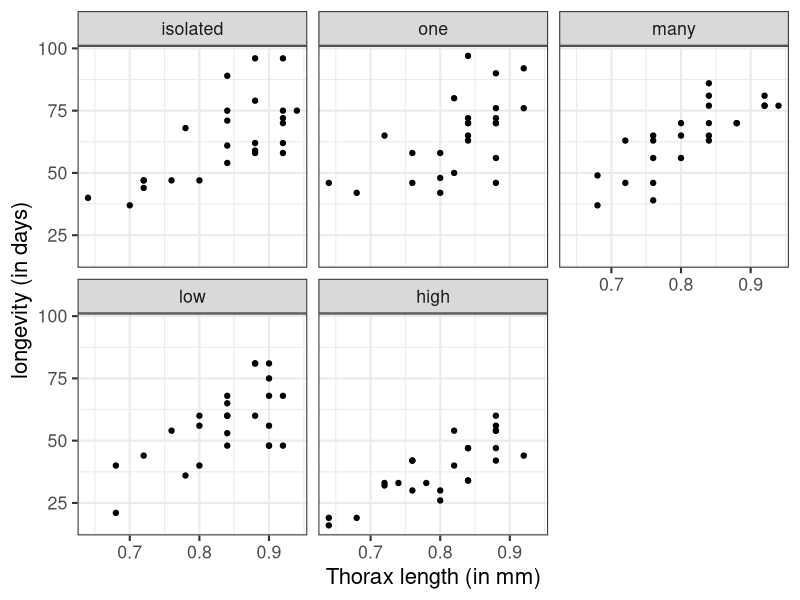
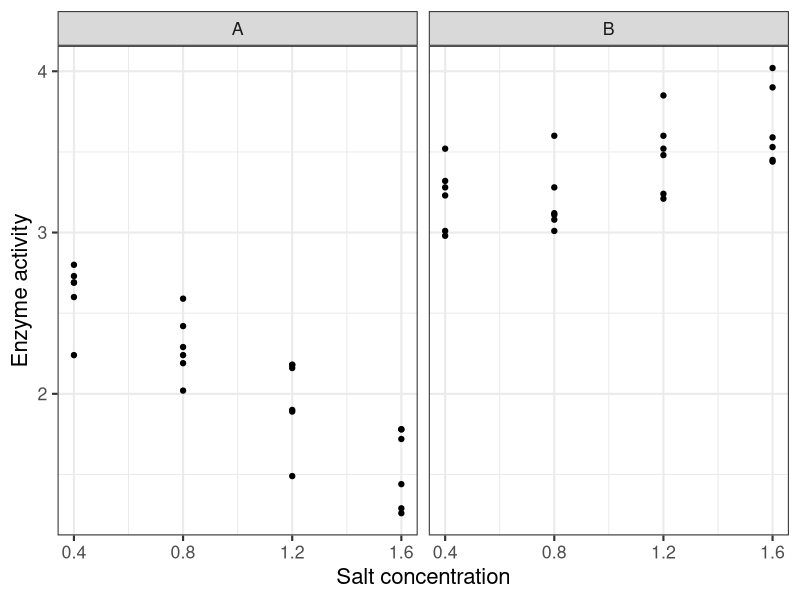
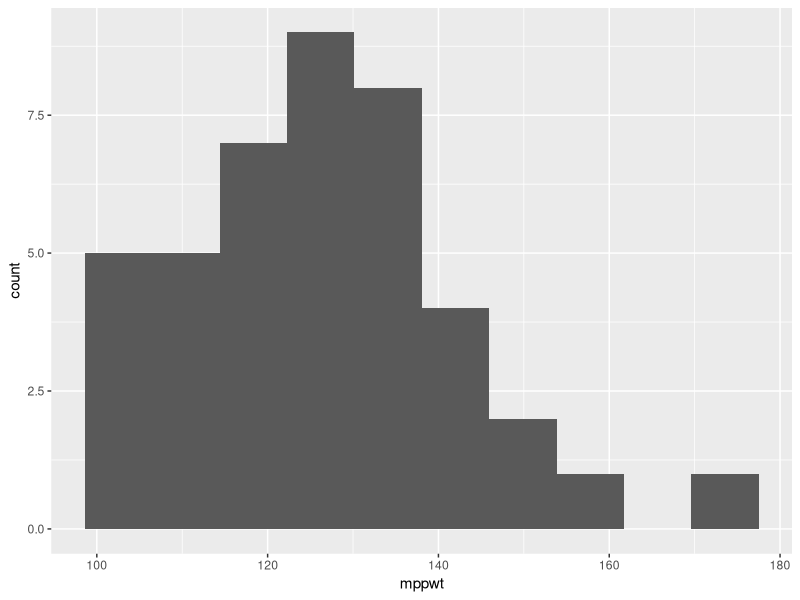
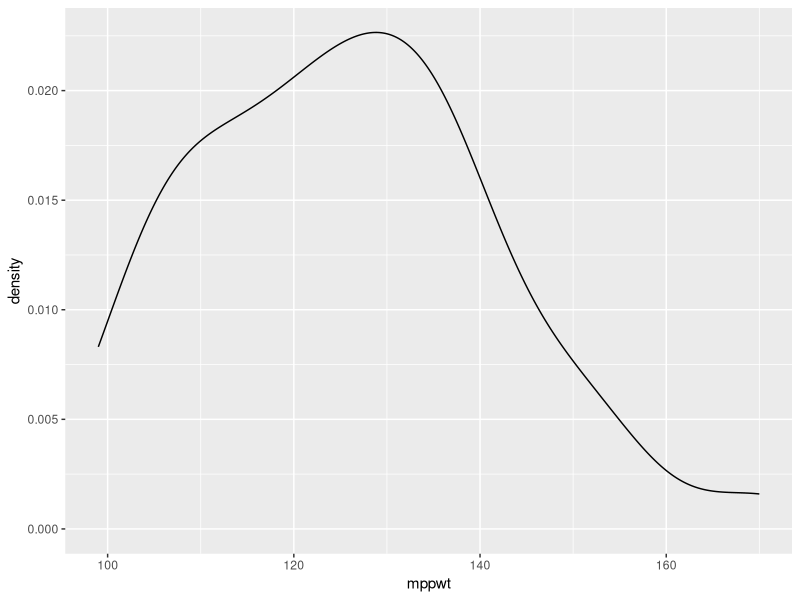
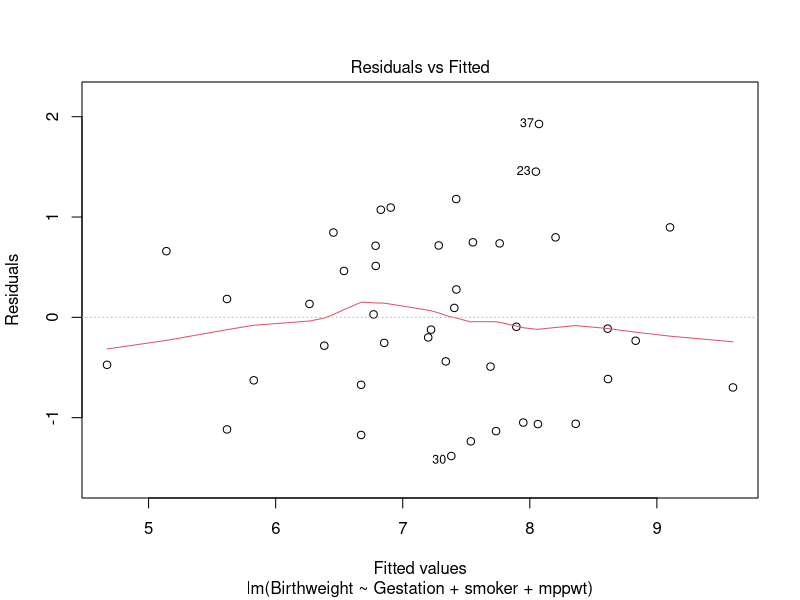
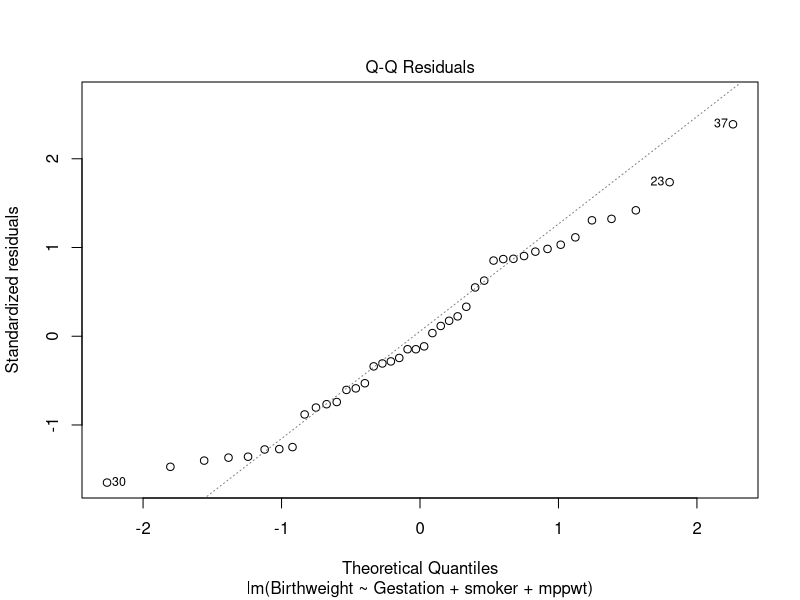
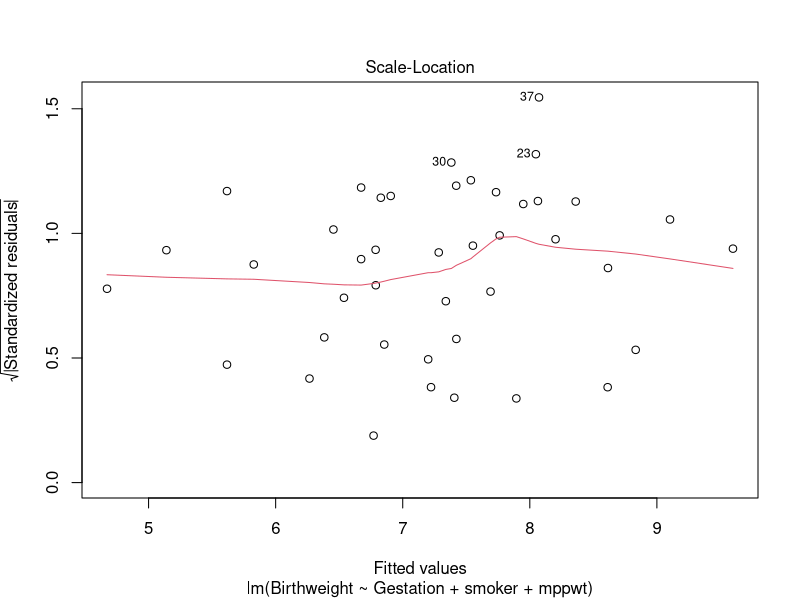
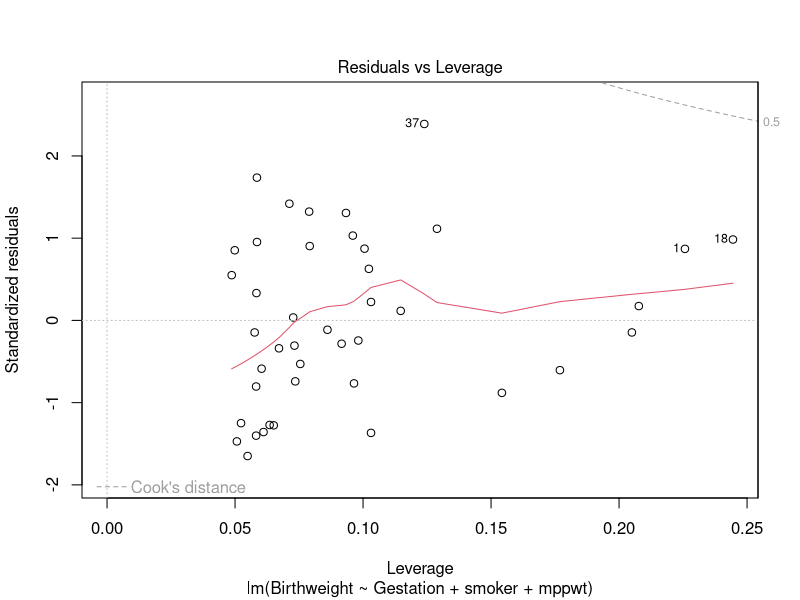

Write R code to recreate these figures, in order.
library(tidyverse)

fruitfly = read.table("fruitfly.txt", header = T)

View(fruitfly)
table(fruitfly$activity)

fruitfly$activity = factor(fruitfly$activity, levels = c("isolated","one","many","low","high"))
#to read in this order instead of alphabetically

str(fruitfly)

fly.plot = ggplot(fruitfly, aes(x=thorax,y=longevity))

fly.plot + geom_point() +
  xlab("Thorax length (in mm)") +
  ylab("longevity (in days)") +
  facet_wrap(vars(activity)) +
  theme_bw(base_size = 16)

#if you see the graph, more no of points are present in upper half of the first plot,
#this number slowly decreases, indicating, longevity decreases as sexual activity increases.


ff1 = lm(longevity ~ thorax + activity, fruitfly)
# dependent ~ predictor + predictor 
summary(ff1)
# longevity = − 48.749 + 134.341(thorax) + 2.637(activityone) + 4.139(activitymany) − 7.015(activitylow) − 20.004(activityhigh)
# but here acitvityone and activitymany are not statistically significant
# longevity = − 48.749 + 134.341(thorax) − 7.015(activitylow) − 20.004(activityhigh)

# Thorax size is the strong positive predictor of longevity.
# larger the thorax size the longer lifespans is in fruit flies

# also mating with higher no of virgin female significantly decrease longevity. 

# here R sq is 65% and we know higher R sq value indicate a better fit (closer to 1 being ideal)
# p-value < 2.2e-16 indicates that the overall model is statistically significant, 
# meaning the predictors collectively explain longevity better than a null model.

# Therefore sex reduces male lifespan and the more sex they have the shorter their lives are. 

# task 1:

# For 'low' activity group when Thorax = 0.75mm:

# Longevity = -48.749 + (134.341 * 0.75) - 7.015

# longevity = 44.992 days

# For 'low' activity group when Thorax = 0.85mm:

# Longevity = -48.749 + (134.341 * 0.85) - 7.015

# longevity = 58.426 days

# similarly for'High' Activity Group 

# When Thorax = 0.75mm: longevity = 32.003 days

# When Thorax = 0.85mm: longevity = 45.437 days


# and  'Isolated' Activity Group:

# When Thorax = 0.75mm: longevity = 52.007 days

# When Thorax = 0.85mm: longevity = 65.441 days

# An interaction here might mean something like ‘sex reduces longevity, but only in small flies’, which could be biologically plausible and is worth checking.
  
ff2 <- lm(longevity ~ thorax * activity, data = fruitfly)
summary(ff2)

#  none are significant.

# The F-test in ANOVA compares the residual sums of squares (RSS) between the two models. 
# It tells you if the more complex model (with interactions) provides a significantly better fit to the data compared to the simpler model.

anova(ff2, ff1, test="F")

# p-value of 0.9947 suggests that adding the interaction terms in ff2 does not provide a significant improvement in the model fit. 
# In other words, the simpler model ff1 (without interactions) is just as good as ff2 (with interactions) at explaining the data.

drop1(ff2, test="F")

# drop1() function systematically tests whether each term in the model ff2 is necessary. 

# the interaction term thorax:activity does not statistically improve the model fit (p-value = 0.9947).

drop1(ff1, test="F")
# Both thorax and activity are highly significant predictors of longevity 
# Removing either term would significantly worsen the model fit.

# task 2:

df1 = read.table("hydrolase.txt", header = T, stringsAsFactors = T)

View(df1)

str(df1)

df1_plot = ggplot(df1, aes(x = salt, y = activity)) 

df1_plot + 
  geom_point() +
  xlab("Salt concentration") + 
  ylab("Enzyme activity") +
  facet_wrap(~species) +
  theme_bw(base_size = 16)
  
# it seems as salt concentration increases in species A, activity decreases and vice versa for species B

df1_model = lm(activity ~ salt + species, df1)
summary(df1_model)

# as salt concentration increase, enzyme activity in species A decreases and it is significant.
# as salt concentration increases, enzyme actvity in species B increases and it is significant.

df2_model = lm(activity ~ salt * species, df1)
summary(df2_model)

#the relationship between salt concentration and enzyme activity differs significantly (< 2.10e-11) between the two species.
# which confirms that the effect of salt on enzyme activity depends on the bacterial species.

anova(df1_model, df2_model, test="F")

# p value is 2.102e-11 meaning adding the interaction term between salt and species significantly improves the model fit. 

drop1(df1_model, test="F") # removing either term (salt or species) worsens the model fit

drop1(df2_model, test="F") # removing the interaction term significantly worsens the model fit 

######################

# task 3

motherweight = read.csv("birthweight.csv", header = T)

View(motherweight)

str(motherweight) #to check data type

#motherweight$smoker <- factor(motherweight$smoker, levels = c(0, 1), labels = c("Non-smoker", "Smoker"))

summary(motherweight) #to check na values

ggplot(motherweight, aes(x=mppwt)) + geom_histogram(bins=10)

ggplot(motherweight, aes(x=mppwt)) + geom_density()

#appears to be normally distributed

motherweight_model1 <- lm(Birthweight ~ (Gestation + smoker + mppwt)^2, motherweight)
summary(motherweight_model1)

#here only smoker is significant meaning mom that smoke have baby with lower birthweight, since p value < 0.05 and coefficient is negative
#overall model is significant however none of the interaction are significiant

drop1(motherweight_model1, test="F")

# let remove Gestation:mppwt  since it is highly insignificant

motherweight_model2 = update(motherweight_model1, .~.-Gestation:mppwt)
anova(motherweight_model1, motherweight_model2, test="F")

# since p-value > 0.05 there is no statistically significant difference between the two models. 
# removing the Gestation:mppwt term from the old model does not significantly affect the fit.

drop1(motherweight_model2,test="F")
#here Gestation:smoker is highly insignificant, so let's remove that

motherweight_model3 = update(motherweight_model2, .~.-Gestation:smoker)
anova(motherweight_model2, motherweight_model3, test="F")

#  since p-value > 0.05 there is no statistically significant difference between the two models.
# removing Gestation:smoker from previous model did not significant affect the fit.

drop1(motherweight_model3, test = "F")
# here smoker:mppwt is highly insignificant so we again remove it

motherweight_model4 = update(motherweight_model3, .~.-smoker:mppwt)
drop1(motherweight_model4, test="F") #all significant
summary(motherweight_model4)
# here if gestation time is 38 or 41 and motherweight is 125 lbs,

# -7.165 + 0.313 * 38 + 0.0198 * 125 = 7.20 lbs (birthweight)

# -7.165 + 0.313 * 41 + 0.0198 * 125 = 8.14 lbs (birthweight)
plot(motherweight_model4)

bw.plot2 <- ggplot(motherweight, aes(x=Gestation, y=Birthweight, color=mppwt))

#how to plot it (this is just the code from the workshop)
bw.plot2 + geom_point(size=4) + facet_wrap(~smoker) +
  xlab("Gestation (weeks)") + ylab("Birthweight (lbs)") +
  theme_bw() +scale_color_gradient(low="blue", high="red") 


